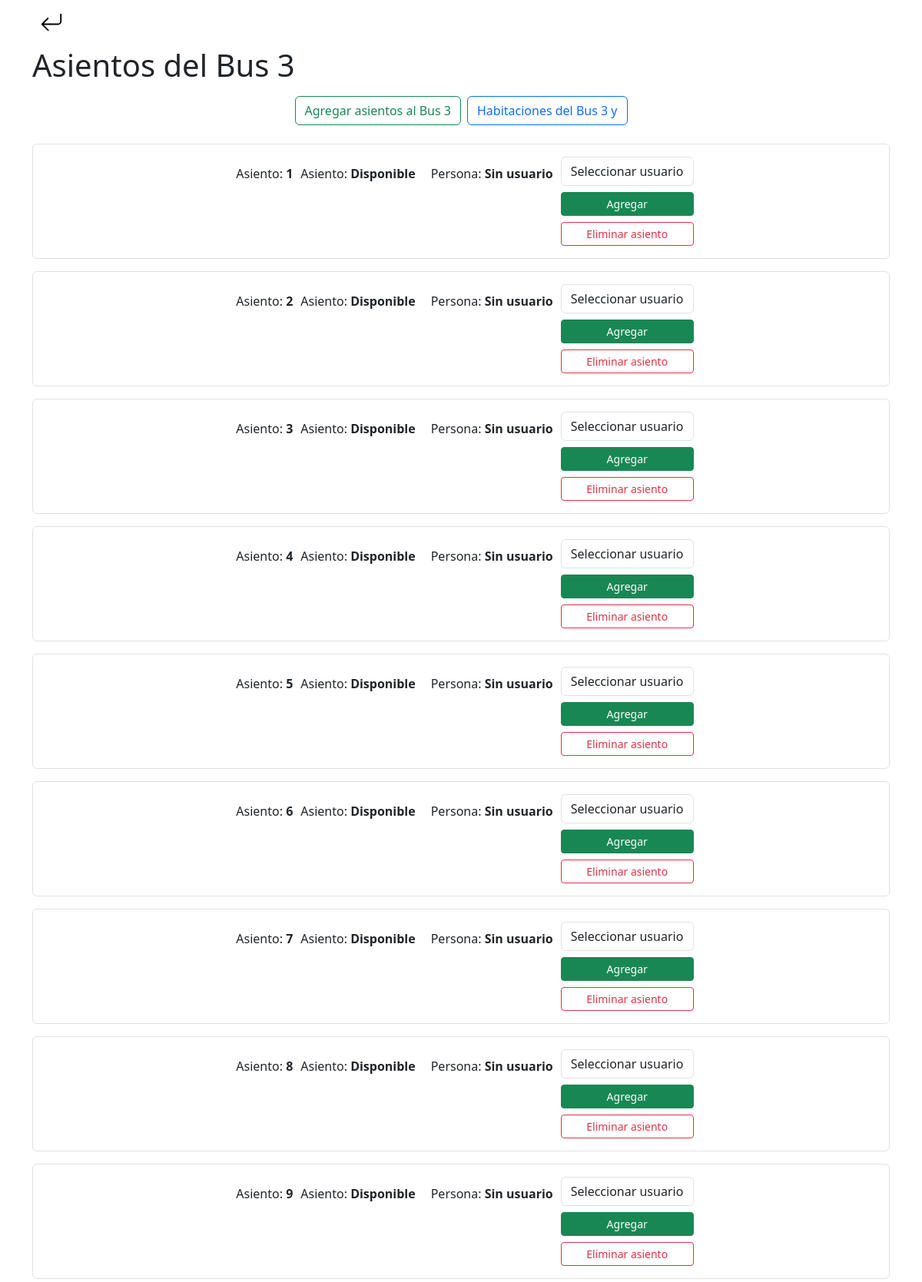
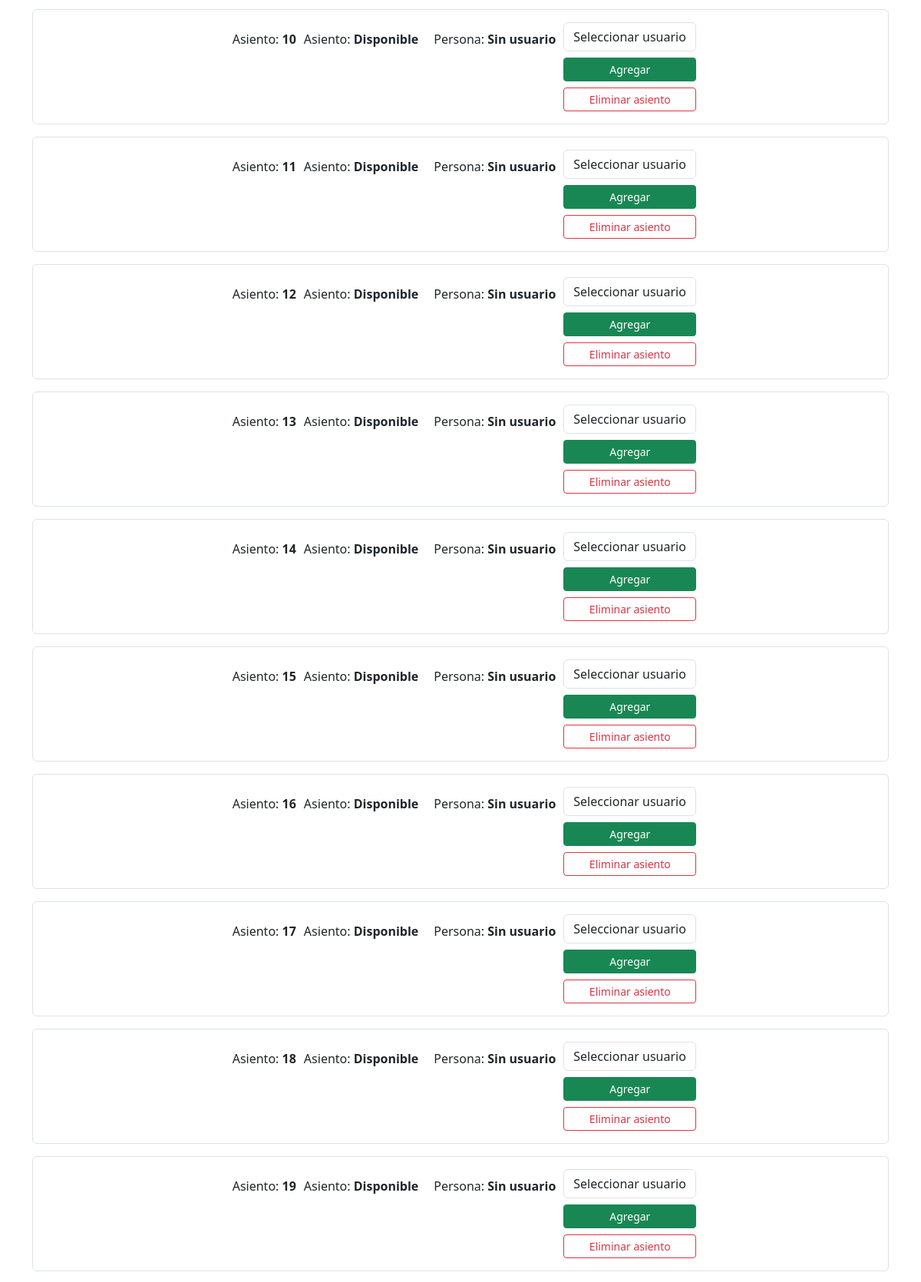
The app's page /view_bus/3/ (signed in, upper part) with its own data (2 pictures, top to bottom).
### pageLogin/models.py (models this page shows, shortened)
class Bus(models.Model):
    nombre = models.CharField(max_length=100, unique=True)
    date_of_travel = models.ForeignKey(DatesOfTravel, on_delete=models.CASCADE, null=False)
    class Meta:
        verbose_name = 'Bus'
        verbose_name_plural = 'Buses'

class Asiento(models.Model):
    bus = models.ForeignKey(Bus, on_delete=models.CASCADE)
    numero = models.IntegerField(null=False)
    estado = models.CharField(
        max_length=100,
        choices=[('disponible', 'Disponible'), ('reservado', 'Reservado')],
        default='disponible'
    )
    user = models.ForeignKey(User, on_delete=models.SET_NULL, null=True, blank=True)
    companion = models.ForeignKey(Companions, on_delete=models.SET_NULL, null=True, blank=True)
    companion_name = models.CharField(max_length=100, null=True, blank=True)
    class Meta:
        verbose_name = 'Asiento'
        verbose_name_plural = 'Asientos'
        unique_together = ('bus', 'numero')

### Panel_Admin/views.py (the view)
# urls.py: path('view_bus/<int:bus_id>/', viewBus.as_view(), name='ViewBus'),
class viewBus(LoginRequiredMixin, View):
    login_url = '/'
    def get(self, request, bus_id):
        bus = Bus.objects.get(id=bus_id)
        seats = Asiento.objects.filter(bus=bus).order_by('numero')
        more_info = UserMoreInformation.objects.filter(bus=bus)
        users = User.objects.filter(id__in=more_info.values('user_id'))
        companions = Companions.objects.filter(user__in=users)
        reserved_users_ids = Asiento.objects.filter(bus=bus, user__isnull=False).values_list('user_id', flat=True).distinct()
        reserved_companion_ids = Asiento.objects.filter(bus=bus, companion__isnull=False).values_list('companion_id', flat=True).distinct()
        available_users = users.exclude(id__in=reserved_users_ids)
        available_companions = companions.exclude(id__in=reserved_companion_ids)
        return render(request, 'viewBus.html', {
            'seats': seats,
            'bus': bus,
            'users': available_users,
            'companions': available_companions
        })

### templates/viewBus.html (shortened to what this page needs)
{% extends 'PanelAdmin.html' %}
{% load static %}
{% load pwa %}
{% block content %}
<section class="bus">
    <section class="back">
        <div class="container">
            <a href="{% url 'Admin' %}">
            </a>
        </div>
    </section>
    <div class="container">
        <h1 class="mt-3">Asientos del {{ bus.nombre }}</h1>
        <div class="buttons-row my-3 d-flex flex-wrap justify-content-center">
            <a href="{% url 'AddSeats' bus.id %}" class="btn btn-outline-success ss mx-1 mb-2">Agregar asientos al {{ bus.nombre }}</a>
            <a href="{% url 'ViewRooms' bus.id %}" class="btn btn-outline-primary mx-1 mb-2">Habitaciones del {{ bus.nombre }} y {{ bus_2.nombre }}</a>
        </div>
        {% for seat in seats %}
            <div class="info-row mb-3 p-3 border rounded w-100">
                <p style="margin-left: 10px; margin-right: 0px;"><span>Asiento:</span> <span style="font-weight: bold;">{{ seat.numero }}</span></p>
                {% if seat.estado == 'reservado' %}
                    <p>Asiento: <span style="font-weight: bold;" class="text-danger">X</span></p>
                {% else %}
                    <p>Asiento: <span style="font-weight: bold;">Disponible</span></p>
                {% endif %}
                {% if seat.user == None %}
                    {% if seat.companion == None %}
                        <p>Persona: <span style="font-weight: bold;">Sin usuario</span></p>
                        <form action="{% url 'DefineSeat' seat.id %}" method="post">
                            <div class="form-group">
                                <select name="user" id="user" required class="form-control mb-2">
                                    <option value="0">Seleccionar usuario</option>
                                </select>
                                <div class="d-flex flex-column">
                                    <button type="submit" class="btn btn-success btn-sm">Agregar</button>
                            </div>
                        </form>
                            <form action="{% url 'DeleteSeat' seat.id bus.id %}" method="post" class="mt-2">
                                <button type="submit" class="btn btn-outline-danger btn-sm w-100">Eliminar asiento</button>
                            </form>
                        </div>
                    {% endif %}
                {% endif %}
            </div>
        {% endfor %}
</section>
{% endblock %}

### static/css/styles.css (style rules this page uses)
* { margin: 0; padding: 0; box-sizing: border-box; }
body { min-height: 100dvh; }
.buttons-row { display: flex; flex-direction: row; justify-content: center; }
.info-row { display: flex; flex-direction: row; justify-content: center; }
.info-row p { margin: 10px; }
.bus { height: auto; }

### records on screen
Bus: nombre "Bus 3"
Asiento: numero "1", shows "Asiento:", estado "Disponible"
Asiento: numero "2", shows "Asiento:", estado "Disponible"
Asiento: numero "3", shows "Asiento:", estado "Disponible"
Asiento: numero "4", shows "Asiento:", estado "Disponible"
Asiento: numero "5", shows "Asiento:", estado "Disponible"
Asiento: numero "6", shows "Asiento:", estado "Disponible"
Asiento: numero "7", shows "Asiento:", estado "Disponible"
Asiento: numero "8", shows "Asiento:", estado "Disponible"
Asiento: numero "9", shows "Asiento:", estado "Disponible"
Asiento: numero "10", shows "Asiento:", estado "Disponible"
Asiento: numero "11", shows "Asiento:", estado "Disponible"
Asiento: numero "12", shows "Asiento:", estado "Disponible"
Asiento: numero "13", shows "Asiento:", estado "Disponible"
Asiento: numero "14", shows "Asiento:", estado "Disponible"
Asiento: numero "15", shows "Asiento:", estado "Disponible"
Asiento: numero "16", shows "Asiento:", estado "Disponible"
Asiento: numero "17", shows "Asiento:", estado "Disponible"
Asiento: numero "18", shows "Asiento:", estado "Disponible"
Asiento: numero "19", shows "Asiento:", estado "Disponible"
